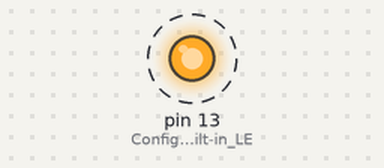
The sketch below on a simulated Arduino Uno, built with avr-gcc and run on an emulated ATmega328P. On the bench: output pins drawn as LEDs (lit = HIGH). Dashed ring = blinking. What the sketch prints to the serial monitor is not drawn.

Above: at 0.5 s.
Timing chart, 0 to 4.6 s (numbered marks = the images above):
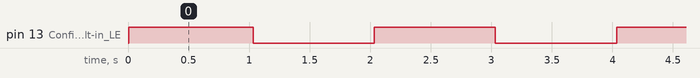

Measured:
- by itself, pin 13 (Configure_the_built-in_LE): alternates HIGH for 1.0 s and LOW for 1.0 s

The sketch:

serial_output.ino.ino
```cpp
void setup() {
  Serial.begin(9600);            // Start serial communication at 9600 baud.

  pinMode(LED_BUILTIN, OUTPUT);      // Configure the built-in LED pin as an output pin.

  Serial.println("Embedded Environmental Data Logger");       //Output startup message when the board is reset or connect
  Serial.println("V2: Serial Monitor Output Started");
}

void loop() {
  digitalWrite(LED_BUILTIN, HIGH);      //set the LED pin as high voltage
  Serial.println("System running... LED ON");
  delay(1000);              //wait for 1 second

  digitalWrite(LED_BUILTIN, LOW);       //set the LED pin as low voltage
  Serial.println("System running... LED OFF");
  delay(1000);              //wait for 1 second
}
```
